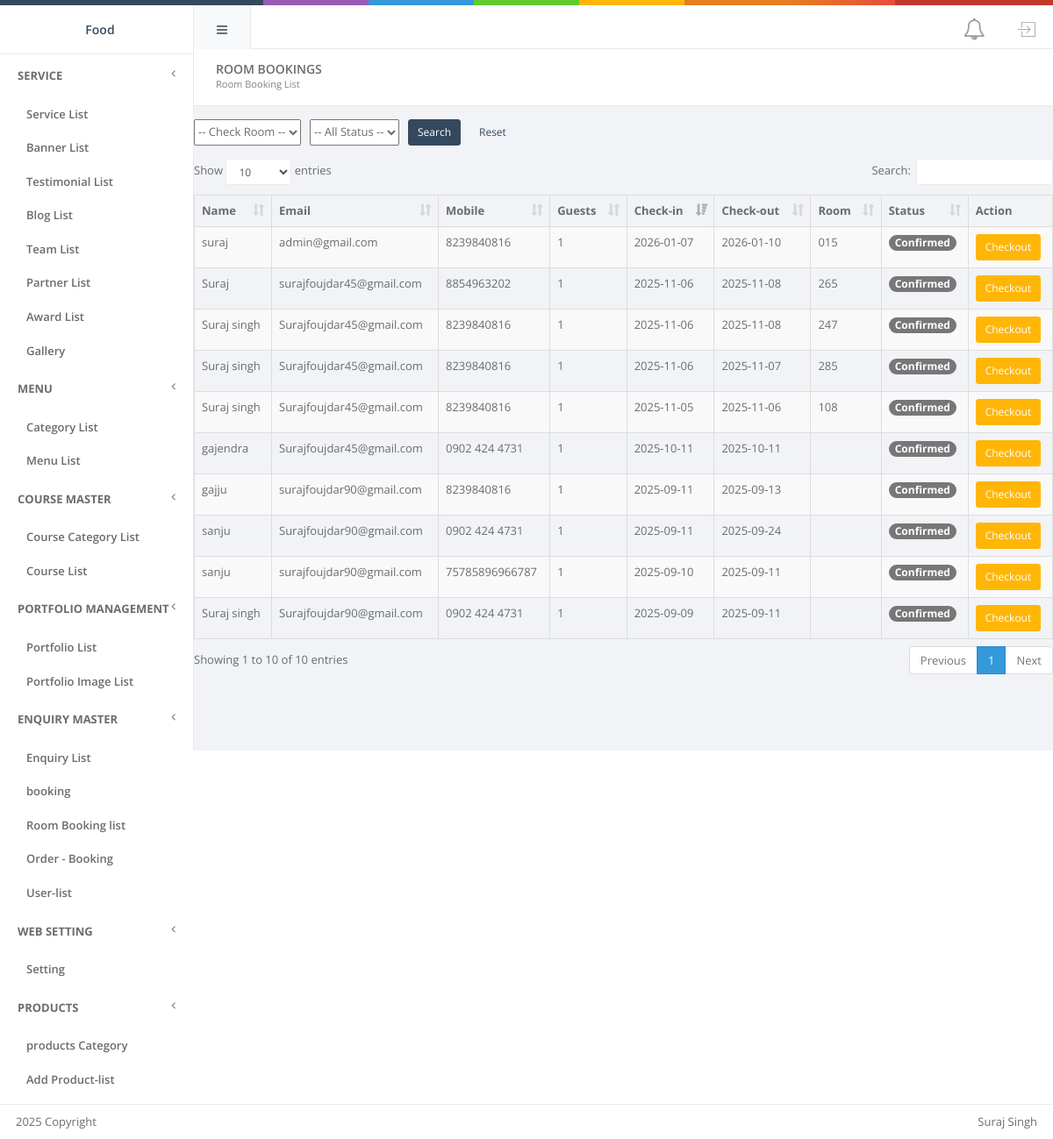
/admin/room_booking-list.php (signed in), run on the app's committed database.
### tables this page shows
CREATE TABLE `tbl_menu_category` (
  `id` int(10) NOT NULL,
  `name` varchar(255) DEFAULT NULL,
  `ordering` int(10) NOT NULL
);

CREATE TABLE `tbl_admin_menu` (
  `id` int(10) NOT NULL,
  `category_id` int(10) DEFAULT NULL,
  `name` varchar(255) DEFAULT NULL,
  `url` varchar(255) DEFAULT NULL
);

CREATE TABLE `tbl_room_booking` (
  `id` int(11) NOT NULL,
  `name` varchar(100) NOT NULL,
  `email` varchar(150) NOT NULL,
  `checkin` date NOT NULL,
  `checkout` date NOT NULL,
  `rooms` text NOT NULL,
  `guests` int(11) NOT NULL,
  `phone` varchar(20) NOT NULL,
  `created_at` timestamp NOT NULL DEFAULT current_timestamp(),
  `status` varchar(255) NOT NULL,
  `room_number` varchar(255) NOT NULL,
  `user_id` varchar(255) NOT NULL
);

### admin/dbc.php (called while the page is built, shortened)
<?php
$tblMenuCategory       = "tbl_menu_category";
$tblMenu         = "tbl_admin_menu";
?>

### admin/room_booking-list.php (the view, shortened to what this page needs)
<?php
include 'dbc.php';
$pageTitle = "Room Booking List";
$pageName = "Room Bookings";
?>
<!DOCTYPE html>
<html lang="en">
<head>
<?php include 'include/header-file.php'; ?>
<link rel="stylesheet" href="vendor/datatables.net-bs/css/dataTables.bootstrap.min.css">
<link href="https://cdn.jsdelivr.net/npm/sweetalert2@11/dist/sweetalert2.min.css" rel="stylesheet">
</head>
<body>
<?php include 'include/header.php'; ?>
<?php include 'include/side-menu.php'; ?>
<div id="wrapper">
    <div class="small-header">
        <div class="hpanel">
            <div class="panel-body">
                <h2 class="font-light m-b-xs"><?= htmlspecialchars($pageName) ?></h2>
                <small><?= htmlspecialchars($pageTitle) ?></small>
            </div>
        </div>
    </div>
    <form method="GET" class="search-form" style="margin:15px 0; display:flex; gap:10px; flex-wrap:wrap;">
        <select name="search_room" class="form-select form-select-sm">
            <option value="">-- Check Room --</option>
        </select>
        <select name="search_status" class="form-select form-select-sm">
            <option value="">-- All Status --</option>
        </select>
        <button type="submit" class="btn btn-primary btn-sm">Search</button>
        <a href="booking-list.php" class="btn btn-secondary btn-sm">Reset</a>
    </form>
    <div class="table-responsive">
        <table id="bookingTable" class="table table-striped table-bordered">
            <thead>
                <tr>
                    <th>Name</th>
                    <th>Email</th>
                    <th>Mobile</th>
                    <th>Guests</th>
                    <th>Check-in</th>
                    <th>Check-out</th>
                    <th>Room</th>
                    <th>Status</th>
                    <th>Action</th>
                </tr>
            </thead>
            <tbody>
            <?php
            $where = [];
            $filter = count($where) ? "WHERE " . implode(" AND ", $where) : "";
            $result = mysqli_query($conn, "SELECT * FROM tbl_room_booking $filter ORDER BY id DESC");
            while ($row = mysqli_fetch_assoc($result)):
            ?>
                <tr id="row-<?= $row['id'] ?>">
                    <td><?= htmlspecialchars($row['name']) ?></td>
                    <td><?= htmlspecialchars($row['email']) ?></td>
                    <td><?= htmlspecialchars($row['phone']) ?></td>
                    <td><?= htmlspecialchars($row['guests']) ?></td>
                    <td><?= htmlspecialchars($row['checkin']) ?></td>
                    <td><?= htmlspecialchars($row['checkout']) ?></td>
                    <td><?= htmlspecialchars($row['room_number']) ?></td>
                    <td>
                        <?php if ($row['status'] === 'pending'): ?>
                            <span class="badge bg-warning text-dark">Pending</span>
                        <?php elseif ($row['status'] === 'confirmed'): ?>
                            <span class="badge bg-success">Confirmed</span>
                        <?php elseif ($row['status'] === 'checkedout'): ?>
                            <span class="badge bg-secondary">Checked Out</span>
                        <?php else: ?>
                            <span class="badge bg-light text-dark">N/A</span>
                        <?php endif; ?>
                    </td>
                    <td>
                        <?php if ($row['status'] === 'pending'): ?>
                            <form method="POST" action="confirm_room.php" class="d-inline">
                                <input type="hidden" name="booking_id" value="<?= $row['id'] ?>">
                                <select name="room_no" class="form-select form-select-sm" required>
                                    <option value="">Select Room</option>
                                    <?php
                                    $avail = mysqli_query($conn, "SELECT room_number FROM rooms WHERE status='available' ORDER BY room_number ASC");
                                    while ($r = mysqli_fetch_assoc($avail)):
                                    ?>
                                        <option value="<?= $r['room_number'] ?>"><?= $r['room_number'] ?></option>
                                    <?php endwhile; ?>
                                </select>
                                <button type="submit" class="btn btn-success btn-sm mt-1">Confirm</button>
                            </form>
                            <button type="button" class="btn btn-danger btn-sm mt-1 delete-btn" data-id="<?= $row['id'] ?>">Cancel</button>
                        <?php elseif ($row['status'] === 'confirmed'): ?>
                            <form method="POST" action="checkout_room.php" class="d-inline">
                                <button type="submit" class="btn btn-warning btn-sm">Checkout</button>
                            </form>
                        <?php elseif ($row['status'] === 'checkedout'): ?>
                            <span class="text-secondary">Completed ✅</span>
                        <?php endif; ?>
                    </td>
                </tr>
            <?php endwhile; ?>
            </tbody>
        </table>
    </div>
</div>
<?php include 'include/footer-file.php'; ?>
</body>
</html>

### admin/include/side-menu.php (shortened to what this page needs)
<aside id="menu">
        <div id="navigation">
            <ul class="nav" id="side-menu">
                <?php
                if($_SESSION['role']==0){
                    $masterID = $_SESSION['master'];
                    $mainString = " where id in($masterID)";
                    $menuID = $_SESSION['menu'];
                    $innerString = " and id in($menuID)";
                }else{
                    $mainString = "";
                    $innerString = "";
                }
                $sql=mysqli_query($conn,"select * from $tblMenuCategory $mainString order by ordering ")or die(mysqli_error($conn));
                while($row=mysqli_fetch_assoc($sql))
                {
                    echo "<li><a href='#'><span class='nav-label'>
                    {$row['name']}</span>
                              <span class='fa arrow'></span> </a>";
                 $menuCID = $row['id'];
                 $sql1=mysqli_query($conn,"select * from $tblMenu where category_id='$menuCID' $innerString")or die(mysqli_error($conn));
                    while($row1=mysqli_fetch_assoc($sql1))
                    {
                       echo "<ul class='nav nav-second-level'>
                                                       <li>
                                                           <a href='{$row1['url']}'>
                                                               <span class='nav-label'>
                                                                   {$row1['name']}
                                                               </span>
                                                           </a>
                                                       </li>
                                                   </ul>" ;
                    }
                   echo "</li>"; }?>
                <li>
                    <a href="loginQuery/logout.php">
                        <span class="nav-label">
                        </span>
                    </a>
                </li>
            </ul>
        </div>
    </aside>

### admin/include/header.php (style rules this page uses)
.nav li { border-bottom:1px solid #eaeaea; }

### data on the page
tbl_menu_category: name "SERVICE"
tbl_admin_menu: name "Service List"
tbl_admin_menu: name "Banner List"
tbl_admin_menu: name "Testimonial List"
tbl_admin_menu: name "Blog List"
tbl_admin_menu: name "Team List"
tbl_admin_menu: name "Partner List"
tbl_admin_menu: name "Award List"
tbl_admin_menu: name "Gallery"
tbl_menu_category: name "MENU"
tbl_admin_menu: name "Category List"
tbl_admin_menu: name "Menu List"
tbl_menu_category: name "COURSE MASTER"
tbl_admin_menu: name "Course Category List"
tbl_admin_menu: name "Course List"
tbl_menu_category: name "PORTFOLIO MANAGEMENT"
tbl_admin_menu: name "Portfolio List"
tbl_admin_menu: name "Portfolio Image List"
tbl_menu_category: name "ENQUIRY MASTER"
tbl_admin_menu: name "Enquiry List"
tbl_admin_menu: name "booking"
tbl_admin_menu: name "Room Booking list"
tbl_admin_menu: name "Order - Booking"
tbl_admin_menu: name "User-list"
tbl_menu_category: name "WEB SETTING"
tbl_admin_menu: name "Setting"
tbl_menu_category: name "PRODUCTS"
tbl_admin_menu: name "products Category"
tbl_admin_menu: name "Add Product-list"
tbl_room_booking: name "suraj", email "admin@gmail.com", phone "8239840816", guests "1", checkin "2026-01-07", checkout "2026-01-10", room_number "015", status "Confirmed"
tbl_room_booking: name "Suraj", email "surajfoujdar45@gmail.com", phone "8854963202", guests "1", checkin "2025-11-06", checkout "2025-11-08", room_number "265", status "Confirmed"
tbl_room_booking: name "Suraj singh", email "Surajfoujdar45@gmail.com", phone "8239840816", guests "1", checkin "2025-11-05", checkout "2025-11-06", room_number "108", status "Confirmed"
tbl_room_booking: name "Suraj singh", email "Surajfoujdar45@gmail.com", phone "8239840816", guests "1", checkin "2025-11-06", checkout "2025-11-08", room_number "247", status "Confirmed"
tbl_room_booking: name "Suraj singh", email "Surajfoujdar45@gmail.com", phone "8239840816", guests "1", checkin "2025-11-06", checkout "2025-11-07", room_number "285", status "Confirmed"
tbl_room_booking: name "gajju", email "surajfoujdar90@gmail.com", phone "8239840816", guests "1", checkin "2025-09-11", checkout "2025-09-13", status "Confirmed"
tbl_room_booking: name "sanju", email "Surajfoujdar90@gmail.com", phone "0902 424 4731", guests "1", checkin "2025-09-11", checkout "2025-09-24", status "Confirmed"
tbl_room_booking: name "Suraj singh", email "Surajfoujdar90@gmail.com", phone "0902 424 4731", guests "1", checkin "2025-09-09", checkout "2025-09-11", status "Confirmed"
tbl_room_booking: name "gajendra", email "Surajfoujdar45@gmail.com", phone "0902 424 4731", guests "1", checkin "2025-10-11", checkout "2025-10-11", status "Confirmed"
tbl_room_booking: name "sanju", email "surajfoujdar90@gmail.com", phone "75785896966787", guests "1", checkin "2025-09-10", checkout "2025-09-11", status "Confirmed"

### other printed values
$companyName "Food"
$pageName "ROOM BOOKINGS"
$pageTitle "Room Booking List"
$developerName "Suraj Singh"
$year "2025 Copyright"
